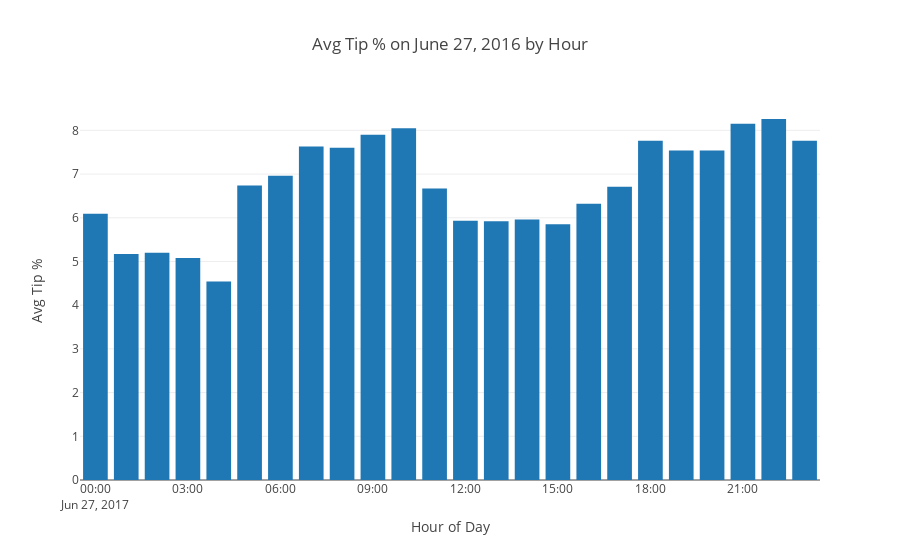

The code cell stored with this chart in its notebook:
### Code cell
from plotly.graph_objs import *

data = [Bar(x=tip_pct_by_hour_pdf.pickup_window,
            y=tip_pct_by_hour_pdf.avg_tip_pct)]

layout = Layout(title="Avg Tip % on June 27, 2016 by Hour",
                xaxis=dict(title='Hour of Day'),
                yaxis=dict(title='Avg Tip %'))
fig = Figure(data=data, layout=layout)

iplot(fig, filename='jupyter/basic_bar')

### Figure 1 — Plotly figure (JSON) as saved in the notebook; plotly's stock layout.template omitted (floating-point values rounded to 4 significant figures)
{"data": [{"type": "bar", "x": ["2017-06-27", "2017-06-27 01:00:00", "2017-06-27 02:00:00", "2017-06-27 03:00:00", "2017-06-27 04:00:00", "2017-06-27 05:00:00", "2017-06-27 06:00:00", "2017-06-27 07:00:00", "2017-06-27 08:00:00", "2017-06-27 09:00:00", "2017-06-27 10:00:00", "2017-06-27 11:00:00", "2017-06-27 12:00:00", "2017-06-27 13:00:00", "2017-06-27 14:00:00", "2017-06-27 15:00:00", "2017-06-27 16:00:00", "2017-06-27 17:00:00", "2017-06-27 18:00:00", "2017-06-27 19:00:00", "2017-06-27 20:00:00", "2017-06-27 21:00:00", "2017-06-27 22:00:00", "2017-06-27 23:00:00"], "y": [6.09, 5.17, 5.2, 5.08, 4.54, 6.74, 6.96, 7.63, 7.6, 7.9, 8.05, 6.67, 5.93, 5.92, 5.96, 5.85, 6.32, 6.71, 7.76, 7.54, 7.54, 8.15, 8.26, 7.76]}], "layout": {"title": "Avg Tip % on June 27, 2016 by Hour", "xaxis": {"title": "Hour of Day"}, "yaxis": {"title": "Avg Tip %"}}}
